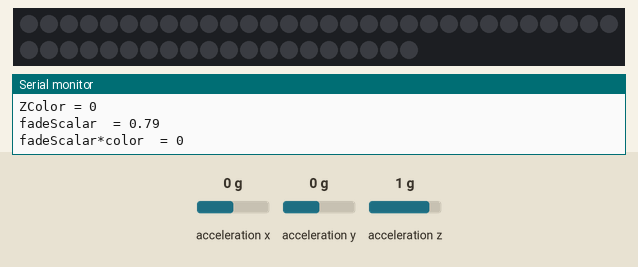
Recording of a sketch running on a simulated Arduino Uno, built with avr-gcc and run on an emulated ATmega328P. Parts: 50 RGB LEDs in strip order, left to right, continuing on the next row, the last lines printed to the serial monitor. Wiring (inferred from the names in the program): MMA8452 accelerometer at I2C address 0x1D. Inputs (shaded band) come from the test bench; at power-on: acceleration y 0 g, acceleration x 0 g, acceleration z 1 g. Random numbers use the default seed unless the sketch sets one.

Above: at 1.2 s.
1.3 s: acceleration y set to -1.4 g
At 1.33 s:
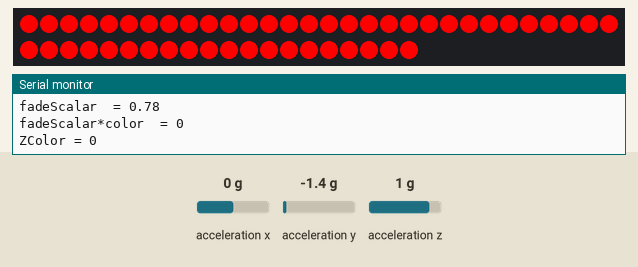
Timing chart, 0 to 4.3 s (numbered marks = the images above; inputs shaded):
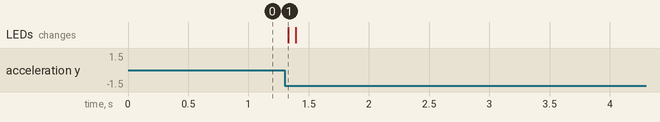

The sketch:

LEDCapacitor_code2.ino
```cpp
// (licence header left out)
#include <Wire.h> // Used for I2C
#include <Adafruit_NeoPixel.h>


// The SparkFun breakout board defaults to 1, set to 0 if SA0 jumper on the bottom of the board is set
#define MMA8452_ADDRESS 0x1D  // 0x1D if SA0 is high, 0x1C if low

//Define a few of the registers that we will be accessing on the MMA8452
#define OUT_X_MSB 0x01
#define XYZ_DATA_CFG  0x0E
#define WHO_AM_I   0x0D
#define CTRL_REG1  0x2A

#define GSCALE 2 // Sets full-scale range to +/-2, 4, or 8g. Used to calc real g values.
int PIN = 6;
Adafruit_NeoPixel strip = Adafruit_NeoPixel(50, PIN, NEO_GRB + NEO_KHZ800);

// Here is where you can put in your favorite colors that will appear!
// just add new {nnn, nnn, nnn}, lines. They will be picked out randomly
// R G B
uint8_t myFavoriteColors[][3] = {{200, 0, 200}, // purple
{200, 0, 0}, // red
{200, 200, 200}, // white
};

// don't edit the line below
#define FAVCOLORS sizeof(myFavoriteColors) / 3

// mess with this number to adjust TWINklitude :)
// lower number = more sensitive
#define MOVE_THRESHOLD 45

//variable control intensity
uint8_t fadeValue = 255;
uint8_t fadeRate = 3;

void setup()
{
  Serial.begin(57600);
  //Serial.println("MMA8452 Basic Example");

  strip.begin();
  strip.show(); // Initialize all pixels to 'off'

  Wire.begin(); //Join the bus as a master

  initMMA8452(); //Test and intialize the MMA8452
}

void loop()
{
  int accelCount[3];  // Stores the 12-bit signed value
  readAccelData(accelCount);  // Read the x/y/z adc values

  // Now we'll calculate the accleration value into actual g's
  float accelG[3];  // Stores the real accel value in g's
  for (int i = 0 ; i < 3 ; i++)
  {
    accelG[i] = (float) accelCount[i] / ((1<<12)/(2*GSCALE));  // get actual g value, this depends on scale being set
  }

  // Print out values
  for (int i = 0 ; i < 3 ; i++)
  {
    //Serial.print(accelG[i], 4);  // Print g values
    //Serial.print("\t");  // tabs in between axes
  }
  //Serial.println();

  delay(10);  // Delay here for visibility

  // Get the magnitude (length) of the 3 axis vector
  // http://en.wikipedia.org/wiki/Euclidean_vector#Length
  double storedVector = accelG[1]*accelG[1];
  storedVector += accelG[2]*accelG[2];
  storedVector += accelG[3]*accelG[3];
  storedVector = sqrt(storedVector);
  //Serial.print("Len: "); //Serial.println(storedVector);
  // wait a bit
  delay(50);
  // get new data!
  readAccelData(accelCount);  // Read the x/y/z adc values

  // Now we'll calculate the accleration value into actual g's
  //update accelG
  for (int i = 0 ; i < 3 ; i++)
  {
    accelG[i] = (float) accelCount[i] / ((1<<12)/(2*GSCALE));  // get actual g value, this depends on scale being set
  }

  double newVector = accelG[1]*accelG[1];
  newVector += accelG[2]*accelG[2];
  newVector += accelG[3]*accelG[3];
  newVector = sqrt(newVector);
  //Serial.print("New Len: "); //Serial.println(newVector);

  //color for storing intensity according to Z axis (-1 to 1)
  uint8_t zColor = (uint8_t) abs(250*accelG[3]);
  Serial.print("ZColor = "); Serial.println(zColor);


  //if movement
  if (abs(newVector - storedVector) > 0.2) {
    /*
    if (fadeValue == 0 || fadeValue <= 150) {
      fadeValue = fadeValue + 100;
    }
    else if (fadeValue >= 255) {
      fadeValue = fadeValue - fadeRate;
    }
    else if (fadeValue <= 150)
    */
    fadeValue = 250;
    //Serial.println("Twinkle!");
    blastAll(255-zColor, 0, zColor);
    //flashRandom(5, 5); // first number is 'wait' delay, shorter num == shorter twinkle
    //flashRandom(5, 8); // second number is how many neopixels to simultaneously light up
    //flashRandom(5, 15);
  }
  // if no movement
  else {
    fadeValue = fadeValue - fadeRate;
    Serial.print("fadeScalar  = "); Serial.println((fadeValue/255.0));
    Serial.print("fadeScalar*color  = "); Serial.println((int)(fadeValue/255.0)*zColor);

    //blastAll((255-zColor),0, zColor);
    blastAll(0,0,0);
  }

}

void blastAll(uint8_t R, uint8_t G, uint8_t B) {
  for (int i=0; i<strip.numPixels(); i++) {
      strip.setPixelColor(i, strip.Color(R, G, B));
  }
  strip.show();
}


void flashRandom(int wait, uint8_t howmany) {

  for(uint16_t i=0; i<howmany; i++) {
    // pick a random favorite color!
    int c = random(FAVCOLORS);
    int red = myFavoriteColors[c][0];
    int green = myFavoriteColors[c][1];
    int blue = myFavoriteColors[c][2];

    // get a random pixel from the list
    int j = random(strip.numPixels());
    ////Serial.print("Lighting up "); //Serial.println(j);
    // now we will 'fade' it in 5 steps
    for (int x=0; x < 5; x++) {
      int r = red * (x+1); r /= 5;
      int g = green * (x+1); g /= 5;
      int b = blue * (x+1); b /= 5;
      strip.setPixelColor(j, strip.Color(r, g, b));
      strip.show();
      delay(wait);
    }
    // & fade out in 5 steps
    for (int x=5; x >= 0; x--) {
      int r = red * x; r /= 5;
      int g = green * x; g /= 5;
      int b = blue * x; b /= 5;
      strip.setPixelColor(j, strip.Color(r, g, b));
      strip.show();
      delay(wait);
    }
  }
}

void readAccelData(int *destination)
{
  byte rawData[6];  // x/y/z accel register data stored here

  readRegisters(OUT_X_MSB, 6, rawData);  // Read the six raw data registers into data array

  // Loop to calculate 12-bit ADC and g value for each axis
  for(int i = 0; i < 3 ; i++)
  {
    int gCount = (rawData[i*2] << 8) | rawData[(i*2)+1];  //Combine the two 8 bit registers into one 12-bit number
    gCount >>= 4; //The registers are left align, here we right align the 12-bit integer

    // If the number is negative, we have to make it so manually (no 12-bit data type)
    if (rawData[i*2] > 0x7F)
    {
      gCount = ~gCount + 1;
      gCount *= -1;  // Transform into negative 2's complement #
    }

    destination[i] = gCount; //Record this gCount into the 3 int array
  }
}

// Initialize the MMA8452 registers
// See the many application notes for more info on setting all of these registers:
// http://www.freescale.com/webapp/sps/site/prod_summary.jsp?code=MMA8452Q
void initMMA8452()
{
  byte c = readRegister(WHO_AM_I);  // Read WHO_AM_I register
  if (c == 0x2A) // WHO_AM_I should always be 0x2A
  {
    //Serial.println("MMA8452Q is online...");
  }
  else
  {
    //Serial.print("Could not connect to MMA8452Q: 0x");
    //Serial.println(c, HEX);
    while(1) ; // Loop forever if communication doesn't happen
  }

  MMA8452Standby();  // Must be in standby to change registers

  // Set up the full scale range to 2, 4, or 8g.
  byte fsr = GSCALE;
  if(fsr > 8) fsr = 8; //Easy error check
  fsr >>= 2; // Neat trick, see page 22. 00 = 2G, 01 = 4A, 10 = 8G
  writeRegister(XYZ_DATA_CFG, fsr);

  //The default data rate is 800Hz and we don't modify it in this example code

  MMA8452Active();  // Set to active to start reading
}

// Sets the MMA8452 to standby mode. It must be in standby to change most register settings
void MMA8452Standby()
{
  byte c = readRegister(CTRL_REG1);
  writeRegister(CTRL_REG1, c & ~(0x01)); //Clear the active bit to go into standby
}

// Sets the MMA8452 to active mode. Needs to be in this mode to output data
void MMA8452Active()
{
  byte c = readRegister(CTRL_REG1);
  writeRegister(CTRL_REG1, c | 0x01); //Set the active bit to begin detection
}

// Read bytesToRead sequentially, starting at addressToRead into the dest byte array
void readRegisters(byte addressToRead, int bytesToRead, byte * dest)
{
  Wire.beginTransmission(MMA8452_ADDRESS);
  Wire.write(addressToRead);
  Wire.endTransmission(false); //endTransmission but keep the connection active

  Wire.requestFrom(MMA8452_ADDRESS, bytesToRead); //Ask for bytes, once done, bus is released by default

  while(Wire.available() < bytesToRead); //Hang out until we get the # of bytes we expect

  for(int x = 0 ; x < bytesToRead ; x++)
    dest[x] = Wire.read();
}

// Read a single byte from addressToRead and return it as a byte
byte readRegister(byte addressToRead)
{
  Wire.beginTransmission(MMA8452_ADDRESS);
  Wire.write(addressToRead);
  Wire.endTransmission(false); //endTransmission but keep the connection active

  Wire.requestFrom(MMA8452_ADDRESS, 1); //Ask for 1 byte, once done, bus is released by default

  while(!Wire.available()) ; //Wait for the data to come back
  return Wire.read(); //Return this one byte
}

// Writes a single byte (dataToWrite) into addressToWrite
void writeRegister(byte addressToWrite, byte dataToWrite)
{
  Wire.beginTransmission(MMA8452_ADDRESS);
  Wire.write(addressToWrite);
  Wire.write(dataToWrite);
  Wire.endTransmission(); //Stop transmitting
}
```

Measured:
- after the input at 1.3 s, the LEDs: change at once (image 1)
